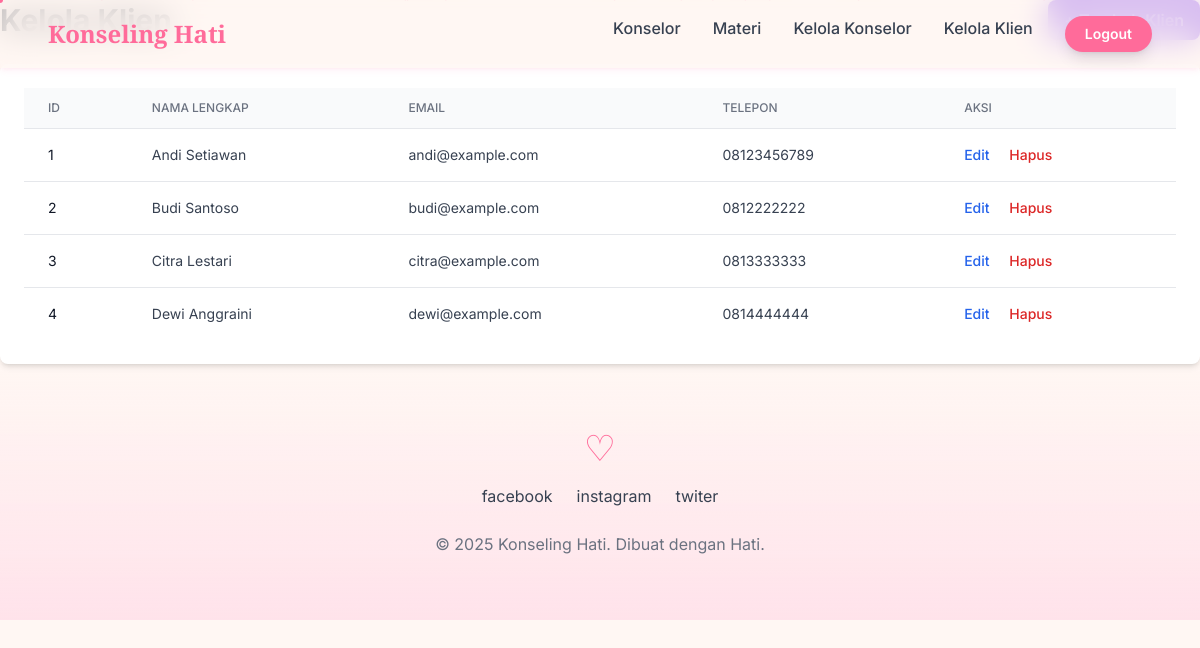
Screenshot of /clients/list.php?error=invalid_id (signed in) with the database file from the repository.
### tables this page shows
CREATE TABLE klien (
  id_klien INT AUTO_INCREMENT PRIMARY KEY,
  nama_lengkap VARCHAR(150) NOT NULL,
  email VARCHAR(150) NOT NULL UNIQUE,
  password VARCHAR(255) NOT NULL,
  nomor_telepon VARCHAR(30),
  tanggal_lahir DATE,
  foto_profil VARCHAR(255),
  created_at DATETIME DEFAULT CURRENT_TIMESTAMP
);

### public/clients/list.php (the view, shortened to what this page needs)
<?php
include_once '../../config/db_config.php';
include_once '../../templates/header.php';
$result = $conn->query("SELECT * FROM klien ORDER BY created_at DESC");
?>
<div class="flex justify-between items-center mb-6">
    <h1 class="text-3xl font-bold text-gray-800">Kelola Klien</h1>
    <a href="create.php" class="bg-violet-600 text-white px-4 py-2 rounded-lg hover:bg-violet-700 font-semibold">
        + Tambah Klien
    </a>
</div>
<div class="bg-white p-6 rounded-lg shadow-md overflow-x-auto">
    <table class="min-w-full divide-y divide-gray-200">
        <thead class="bg-gray-50">
            <tr>
                <th class="px-6 py-3 text-left text-xs font-medium text-gray-500 uppercase">ID</th>
                <th class="px-6 py-3 text-left text-xs font-medium text-gray-500 uppercase">Nama Lengkap</th>
                <th class="px-6 py-3 text-left text-xs font-medium text-gray-500 uppercase">Email</th>
                <th class="px-6 py-3 text-left text-xs font-medium text-gray-500 uppercase">Telepon</th>
                <th class="px-6 py-3 text-left text-xs font-medium text-gray-500 uppercase">Aksi</th>
            </tr>
        </thead>
        <tbody class="bg-white divide-y divide-gray-200">
            <?php if ($result->num_rows > 0):
                while($row = $result->fetch_assoc()): ?>
            <tr>
                <td class="px-6 py-4 text-sm text-gray-900"><?php echo $row['id_klien']; ?></td>
                <td class="px-6 py-4 text-sm text-gray-700"><?php echo htmlspecialchars($row['nama_lengkap']); ?></td>
                <td class="px-6 py-4 text-sm text-gray-700"><?php echo htmlspecialchars($row['email']); ?></td>
                <td class="px-6 py-4 text-sm text-gray-700"><?php echo htmlspecialchars($row['nomor_telepon']); ?></td>
                <td class="px-6 py-4 text-sm font-medium">
                    <a href="edit.php?id=<?php echo $row['id_klien']; ?>" class="text-blue-600 hover:underline">Edit</a>
                    <a href="delete.php?id=<?php echo $row['id_klien']; ?>" class="text-red-600 hover:underline ml-4" onclick="return confirm('Yakin hapus klien ini?');">Hapus</a>
                </td>
            </tr>
            <?php endwhile;
            else: ?>
            <tr><td colspan="5" class="px-6 py-4 text-center text-gray-500">Tidak ada data klien.</td></tr>
            <?php endif; ?>
        </tbody>
    </table>
</div>
<?php
include_once '../../templates/footer.php';
?>

### assets/css/style.css (style rules this page uses)
body { font-family: 'inter', sans-serif; background-color: #FFF7F3; overflow-x: hidden; }
body.animate-bg { animation: ambient-background 25s infinite ease-in-out; }

### rows the page displays
klien: id_klien "1", nama_lengkap "Andi Setiawan", email "andi@example.com", nomor_telepon "08123456789"
klien: id_klien "2", nama_lengkap "Budi Santoso", email "budi@example.com", nomor_telepon "0812222222"
klien: id_klien "3", nama_lengkap "Citra Lestari", email "citra@example.com", nomor_telepon "0813333333"
klien: id_klien "4", nama_lengkap "Dewi Anggraini", email "dewi@example.com", nomor_telepon "0814444444"
